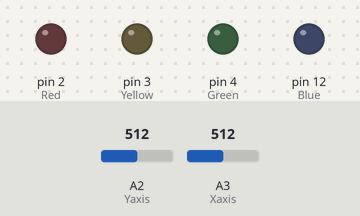
Simulated run of this sketch. Board: Arduino Uno, built with avr-gcc and run on an emulated ATmega328P. On the bench: output pins drawn as LEDs (lit = HIGH). Inputs (shaded band) come from the test bench; at power-on: A2 (Yaxis) = 512, A3 (Xaxis) = 512.

Above: at 1.2 s.
1.3 s: A2 (Yaxis) set to 791
2.8 s: A2 (Yaxis) set to 813
At 3.4 s:
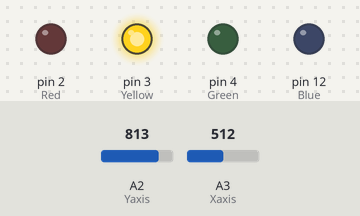
4.3 s: A3 (Xaxis) set to 787
5.8 s: A3 (Xaxis) set to 817
At 6.9 s:
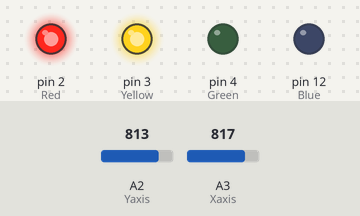
7.3 s: A2 (Yaxis) set to 214
8.8 s: A2 (Yaxis) set to 194
At 9.1 s:
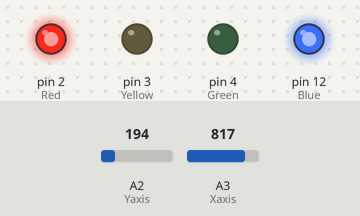
Timing chart, 0 to 11.3 s (numbered marks = the images above; inputs shaded):
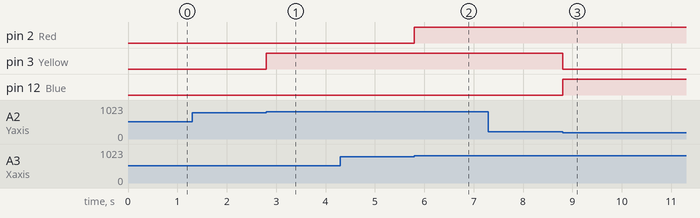

Measured:
- the behaviour switches between 799 and 800 on A2 (Yaxis) (found by bisection; images 0 and 1)
- the behaviour switches between 799 and 800 on A3 (Xaxis) (found by bisection; images 1 and 2)
- the behaviour switches between 201 and 200 on A2 (Yaxis) (found by bisection; images 2 and 3)
- after the input at 1.3 s, every drawn part: stays the same
- after the input at 2.8 s, pin 3 (Yellow): LOW → HIGH at once
- after the input at 4.3 s, every drawn part: stays the same
- after the input at 5.8 s, pin 2 (Red): LOW → HIGH at once
- after the input at 7.3 s, every drawn part: stays the same
- after the input at 8.8 s, pin 3 (Yellow): HIGH → LOW at once; pin 12 (Blue): LOW → HIGH at once

The sketch:

9LS.ino
```cpp
//Defines
#define Yaxis A2
#define Xaxis A3
#define HighPoint 800
#define LowPoint 200

#define Red 2
#define Blue 12
#define Green 4
#define Yellow 3

//Variables
int LastYaxisVal = 0;
int LastXaxisVal = 0;

//Array of all elements
int Leds[] = { Yellow, Blue, Red, Green };
bool isLedon[] = { false, false, false, false };

//Setup & Loop
void setup() {
  pinMode(Red, OUTPUT);
  pinMode(Blue, OUTPUT);
  pinMode(Green, OUTPUT);
  pinMode(Yellow, OUTPUT);
}
void loop() {
  int Yval = analogRead(Yaxis);
  YaxisLed(Yval);
  int Xval = analogRead(Xaxis);
  XaxisLed(Xval);
}

//functions
void YaxisLed(int x) {
  if (x >= HighPoint && LastYaxisVal < HighPoint) {
    Ledoff(1);
    ToggleLeds(0);
  } else if (x <= LowPoint && LastYaxisVal > LowPoint) {
    Ledoff(0);
    ToggleLeds(1);
  }
  LastYaxisVal = x;
}
void XaxisLed(int x) {
  if (x >= HighPoint && LastXaxisVal < HighPoint) {
    Ledoff(3);
    ToggleLeds(2);
  } else if (x <= LowPoint && LastXaxisVal > LowPoint) {
    Ledoff(2);
    ToggleLeds(3);
  }
  LastXaxisVal = x;
}
void ToggleLeds(int x) {
  if (!isLedon[x]) {
    Ledon(x);
  } else {
    Ledoff(x);
  }
}
void Ledon(int x) {
  isLedon[x] = true;
  digitalWrite(Leds[x], HIGH);
}
void Ledoff(int x) {
  isLedon[x] = false;
  digitalWrite(Leds[x], LOW);
}
```
